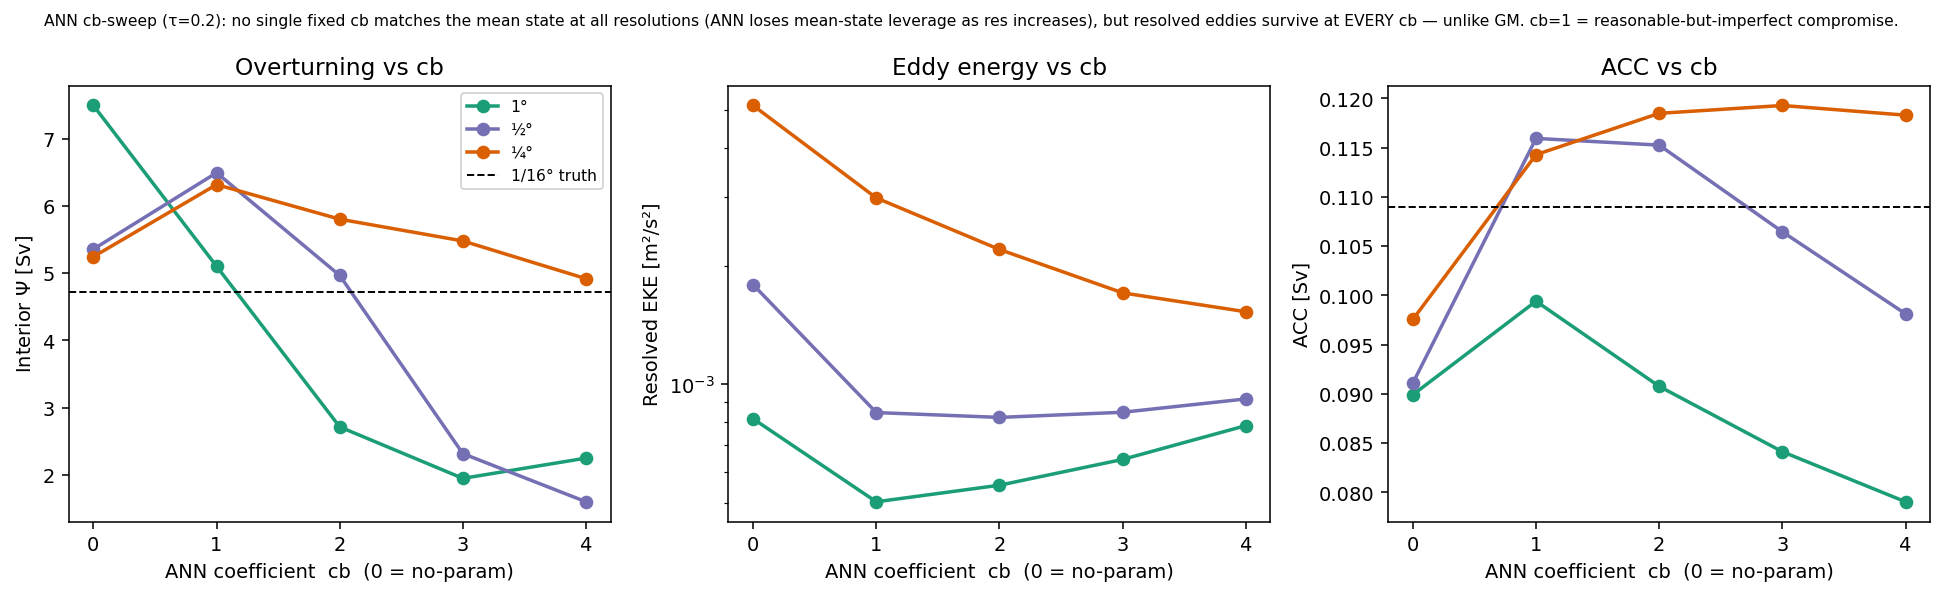

This chart was generated by the following Python code:
"""ANN cb-sweep across resolution (Part 2 sec 4): does the ANN's dose-response explain the fine-res
over-correction, and does it preserve eddies at ALL cb or only low cb? cb=0 is no-param; cb>0 adds ANN flux.
Metrics vs cb, per resolution: interior overturning Psi_max, resolved EKE, ACC. Truth = 1/16 reference."""
import xarray as xr, numpy as np, glob, re
import matplotlib; matplotlib.use("Agg"); import matplotlib.pyplot as plt

RHO0 = 1035.0
B = "/scratch/db194/mom6/feb2026"
def cd(res): return f"{B}/channel_extra_sponge_slow_woc_{res}"
RES = [("1p0", "1°", "#1b9e77"), ("p5", "½°", "#7570b3"), ("p25", "¼°", "#d95f02")]
CB = [0.0, 1.0, 2.0, 3.0, 4.0]
TRUTH = (f"{cd('p0625')}/tau_0.2_cb_0.0_cu_0.0", 10000)

def dl(da, *k):
    for d in da.dims:
        if any(x == d or d.startswith(x) for x in k): return d
    return None
def twins(rd, cut):
    ws = sorted(int(f.split("_")[-1].split(".")[0]) for f in glob.glob(f"{rd}/output/prog_tmean_*.nc"))
    return [f"{w:06d}" for w in ws if w >= cut]
def acc(f):
    uh = xr.open_dataset(f, decode_times=False)["uh"]; return float((uh.sum(dim=[dl(uh, "zl"), dl(uh, "yh")]) / RHO0 / 1e6).mean())
def psimax(f):
    vmo = xr.open_dataset(f, decode_times=False)["vmo"]; vmo = vmo.mean(dim=dl(vmo, "Time")) if dl(vmo, "Time") else vmo
    return float((vmo.sum(dim=dl(vmo, "xh")) / RHO0 / 1e6).cumsum(dim=dl(vmo, "rho2", "rho", "zl")).max())
def eke(rd, cut):
    v = []
    for f in sorted(g for g in glob.glob(f"{rd}/output/prog_*.nc") if re.match(r".*/prog_\d+\.nc$", g) and int(g.split("_")[-1].split(".")[0]) >= cut):
        ds = xr.open_dataset(f, decode_times=False); u, w = ds["u"], ds["v"]; t = dl(u, "Time")
        v.append(0.5 * (float(u.var(dim=t).mean()) + float(w.var(dim=t).mean())))
    return np.mean(v) if v else np.nan
def metrics(rd, cut):
    wins = [w for w in twins(rd, cut) if glob.glob(f"{rd}/output/prog_rho_tmean_{w}.nc")]
    if not wins: return None
    return dict(acc=np.mean([acc(f"{rd}/output/prog_tmean_{w}.nc") for w in wins]),
                psi=np.mean([psimax(f"{rd}/output/prog_rho_tmean_{w}.nc") for w in wins]), eke=eke(rd, cut))

tr = metrics(*TRUTH)
print(f"truth 1/16: Psi_max {tr['psi']:.2f}  ACC {tr['acc']:.3f}  EKE {tr['eke']:.3e}\n")
D = {}
for tag, lab, _ in RES:
    D[tag] = {}
    for cb in CB:
        # cb=0 is the (ANN-free) no-param run; cb>0 uses the canonical EXP_neutral_all4 re-runs
        rd = f"{cd(tag)}/tau_0.2_cb_{cb}_cu_0.0" if cb == 0.0 else f"{cd(tag)}/tau_0.2_cb_{cb}_cu_0.0_neutral"
        m = metrics(rd, 4000 if cb == 0.0 else 11500)
        if m: D[tag][cb] = m
    row = "  ".join(f"cb{cb:.0f}:Psi{D[tag][cb]['psi']:.1f}/EKE{D[tag][cb]['eke']:.1e}" for cb in CB if cb in D[tag])
    print(f"{lab:>4}:  {row}")

fig, ax = plt.subplots(1, 3, figsize=(14, 4.3))
for tag, lab, col in RES:
    cbs = [c for c in CB if c in D[tag]]
    ax[0].plot(cbs, [D[tag][c]["psi"] for c in cbs], col, marker="o", label=lab, lw=1.8)
    ax[1].plot(cbs, [D[tag][c]["eke"] for c in cbs], col, marker="o", label=lab, lw=1.8)
    ax[2].plot(cbs, [D[tag][c]["acc"] for c in cbs], col, marker="o", label=lab, lw=1.8)
ax[0].axhline(tr["psi"], color="k", ls="--", lw=1, label="1/16° truth"); ax[0].set_ylabel("Interior $\\Psi$ [Sv]"); ax[0].set_title("Overturning vs cb")
ax[1].set_ylabel("Resolved EKE [m²/s²]"); ax[1].set_yscale("log"); ax[1].set_title("Eddy energy vs cb")
ax[2].axhline(tr["acc"], color="k", ls="--", lw=1); ax[2].set_ylabel("ACC [Sv]"); ax[2].set_title("ACC vs cb")
for a in ax: a.set_xlabel("ANN coefficient  cb  (0 = no-param)"); a.set_xticks(CB)
ax[0].legend(fontsize=8)
fig.suptitle("ANN cb-sweep (τ=0.2): no single fixed cb matches the mean state at all resolutions (ANN loses mean-state leverage as res increases), "
             "but resolved eddies survive at EVERY cb — unlike GM. cb=1 = reasonable-but-imperfect compromise.", fontsize=8)
fig.tight_layout()
png = "/home/db194/ANN-momentum-buoyancy-mesoscale/src/training-on-CM2.6/scripts/cb_sweep.png"
fig.savefig(png, dpi=140, bbox_inches="tight"); print(f"\nwrote {png}")
